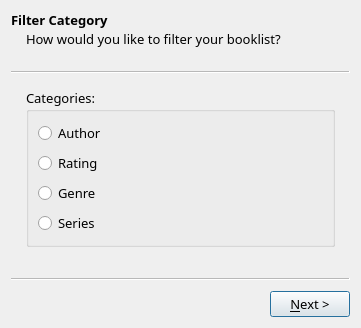
<?xml version="1.0" encoding="UTF-8"?>
<ui version="4.0">
 <class>filter_wizard</class>
 <widget class="QWizard" name="filter_wizard">
  <property name="geometry">
   <rect>
    <x>0</x>
    <y>0</y>
    <width>361</width>
    <height>328</height>
   </rect>
  </property>
  <property name="font">
   <font>
    <family>Gill Sans MT</family>
    <pointsize>10</pointsize>
   </font>
  </property>
  <property name="windowTitle">
   <string>MyBookMgr - Filter Booklist</string>
  </property>
  <property name="wizardStyle">
   <enum>QWizard::ClassicStyle</enum>
  </property>
  <property name="options">
   <set>QWizard::NoBackButtonOnStartPage|QWizard::NoCancelButton</set>
  </property>
  <widget class="QWizardPage" name="filter_page1">
   <property name="title">
    <string>Filter Category</string>
   </property>
   <property name="subTitle">
    <string>How would you like to filter your booklist?</string>
   </property>
   <attribute name="pageId">
    <string notr="true">1</string>
   </attribute>
   <layout class="QGridLayout" name="gridLayout_3">
    <item row="0" column="0">
     <widget class="QGroupBox" name="groupBox">
      <property name="title">
       <string>Categories:</string>
      </property>
      <layout class="QGridLayout" name="gridLayout">
       <item row="0" column="0">
        <layout class="QVBoxLayout" name="verticalLayout">
         <item>
          <widget class="QRadioButton" name="RadioBtn_author">
           <property name="font">
            <font>
             <family>Gill Sans MT</family>
             <pointsize>10</pointsize>
            </font>
           </property>
           <property name="text">
            <string>Author</string>
           </property>
          </widget>
         </item>
         <item>
          <widget class="QRadioButton" name="RadioBtn_rating">
           <property name="font">
            <font>
             <family>Gill Sans MT</family>
             <pointsize>10</pointsize>
            </font>
           </property>
           <property name="text">
            <string>Rating</string>
           </property>
          </widget>
         </item>
         <item>
          <widget class="QRadioButton" name="RadioBtn_genre">
           <property name="font">
            <font>
             <family>Gill Sans MT</family>
             <pointsize>10</pointsize>
            </font>
           </property>
           <property name="text">
            <string>Genre</string>
           </property>
          </widget>
         </item>
         <item>
          <widget class="QRadioButton" name="RadioBtn_series">
           <property name="font">
            <font>
             <family>Gill Sans MT</family>
             <pointsize>10</pointsize>
            </font>
           </property>
           <property name="text">
            <string>Series</string>
           </property>
          </widget>
         </item>
        </layout>
       </item>
      </layout>
     </widget>
    </item>
   </layout>
  </widget>
  <widget class="QWizardPage" name="filter_page2">
   <property name="title">
    <string>Let's Narrow It Down...</string>
   </property>
   <property name="subTitle">
    <string>Choose an option from drop-down menu.</string>
   </property>
   <attribute name="pageId">
    <string notr="true">2</string>
   </attribute>
   <layout class="QGridLayout" name="gridLayout_2">
    <item row="0" column="0">
     <widget class="QComboBox" name="comboBox">
      <property name="font">
       <font>
        <family>Gill Sans MT</family>
        <pointsize>10</pointsize>
       </font>
      </property>
      <property name="currentIndex">
       <number>-1</number>
      </property>
      <property name="maxVisibleItems">
       <number>2147483647</number>
      </property>
      <property name="insertPolicy">
       <enum>QComboBox::InsertAlphabetically</enum>
      </property>
      <property name="sizeAdjustPolicy">
       <enum>QComboBox::AdjustToContentsOnFirstShow</enum>
      </property>
     </widget>
    </item>
   </layout>
  </widget>
 </widget>
 <resources/>
 <connections/>
</ui>
